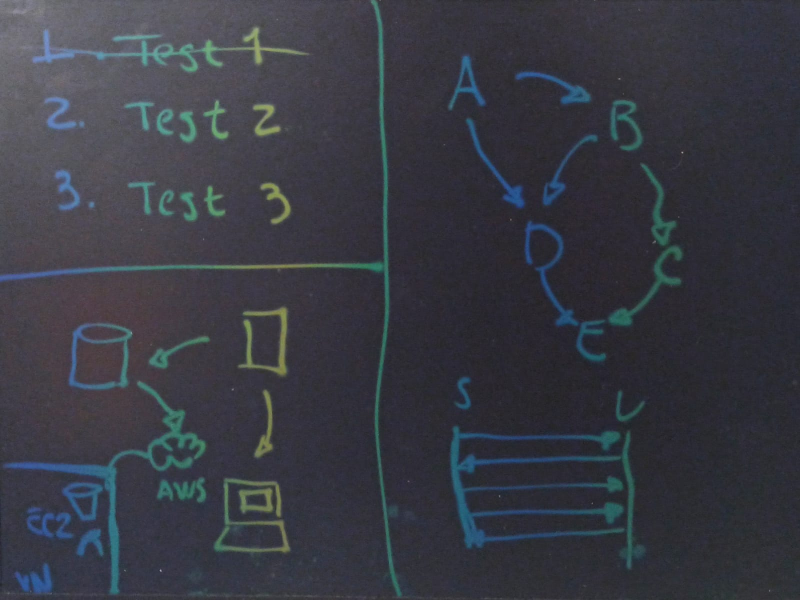
#> input picture data/raw/test.jpg, 1600 x 1200 px (shown at 1/2 size)
$ jupyter execute sample_blackboard_clean.ipynb   (shell and % lines are left out)   (older library calls are emulated)
#> lines starting #> are read from the running program, lines starting #| are printed output that depends on the picture; after the words box and inside, x2 and y2 are one past the last pixel; in counts of white or black regions, pixels touching at a corner belong together
[cell 1]
import  skimage
from skimage.filters import try_all_threshold

import matplotlib.pyplot as plt
import matplotlib
import numpy as np

[cell 2]
def plot_comparison(original, filtered, title_filtered):
    fig, (ax1, ax2) = plt.subplots(ncols=2, figsize=(16, 12), sharex=True,sharey=True)
    ax1.imshow(original, cmap=plt.cm.gray)
    ax1.set_title('original')
    ax1.axis('off')
    ax2.imshow(filtered, cmap=plt.cm.gray)
    ax2.set_title(title_filtered)
    ax2.axis('off')

[cell 3]
img = skimage.io.imread("../data/raw/test.jpg", as_gray=True)
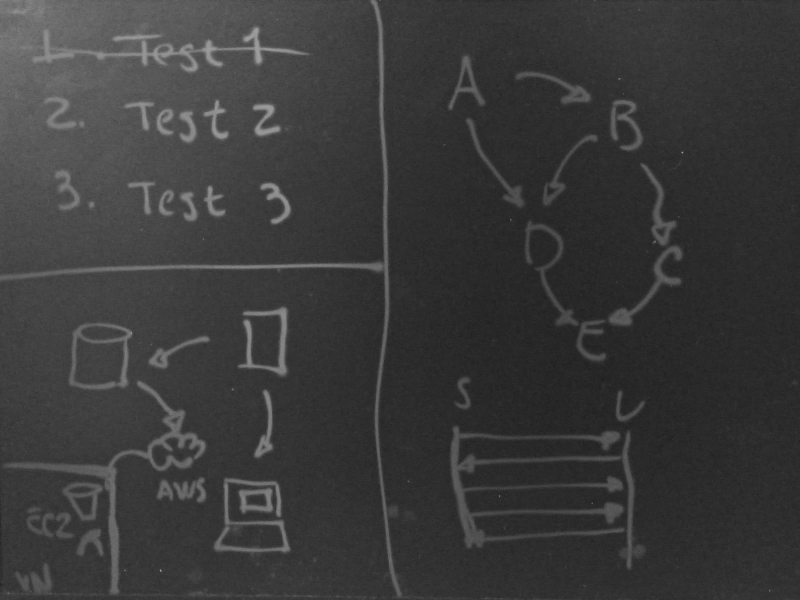
#> img: shape (1200, 1600) float64 (shown at 1/2 size); min 0.0829, max 0.707, mean 0.229

[cell 4]
from skimage import exposure
# Apply adaptive Equalization
image_adapteq = exposure.equalize_adapthist(img)
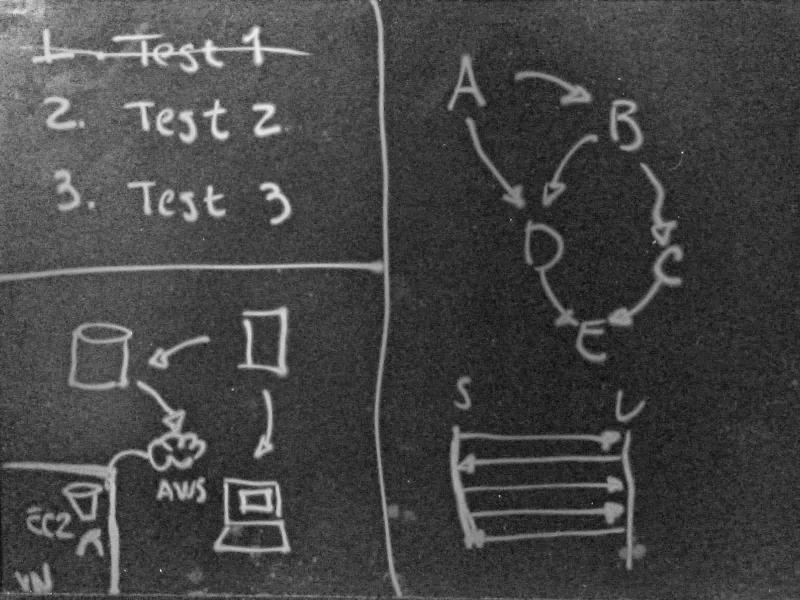
#> image_adapteq: shape (1200, 1600) float64 (shown at 1/2 size); min 0, max 1, mean 0.271
image_adapteq = exposure.exposure.rescale_intensity(image_adapteq, out_range=(0, 1))
# Show original and result
plot_comparison(img, image_adapteq, 'Adaptive equalized')
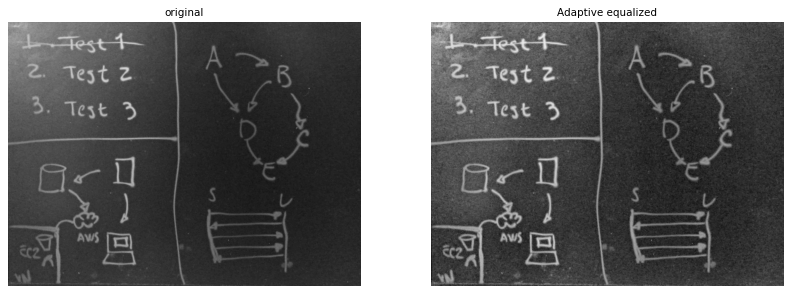
#> figure drawn by matplotlib, 2 panels

[cell 5]
thresh = 0.3
binary = (image_adapteq <= thresh)
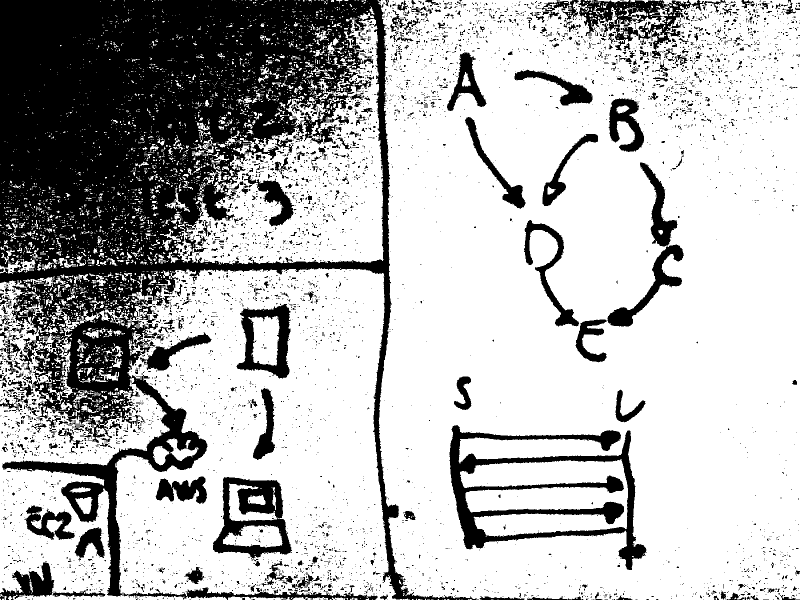
#> binary: shape (1200, 1600) bool (shown at 1/2 size); 71.6% white; 5082 black regions (4585 under 20 px), largest, box (x1, y1, x2, y2) and area: (0, 0, 953, 1200) 377229, (899, 850, 1294, 1140) 28221, (426, 954, 584, 1117) 11520

# Show the original and inverted thresholded
plt.imshow(image_adapteq, cmap="gray")
plt.show()

plt.imshow(binary, cmap="gray")
plt.show()

[cell 6]
# img = skimage.io.imread("1635717102769-64a67fcb-d6dc-4b59-8bf8-994e745a8ff9_.jpg", as_gray=True)*255
img = image_adapteq*255
# Import the local threshold function
from skimage.filters import threshold_local

# Set the block size to 55 - this number is set each 5. Ex 5, 15, 25, 105, 55, 2005 ...
block_size = 255
# Obtain the optimal local thresholding
img = (img-255)*-1
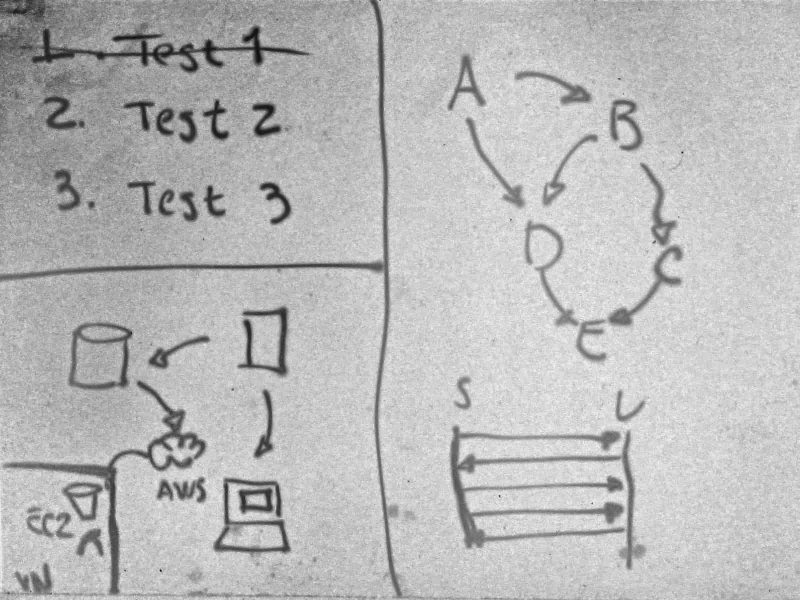
#> img: shape (1200, 1600) float64 (shown at 1/2 size); min 0, max 255, mean 185.8
local_thresh = threshold_local(img, block_size, offset=35)
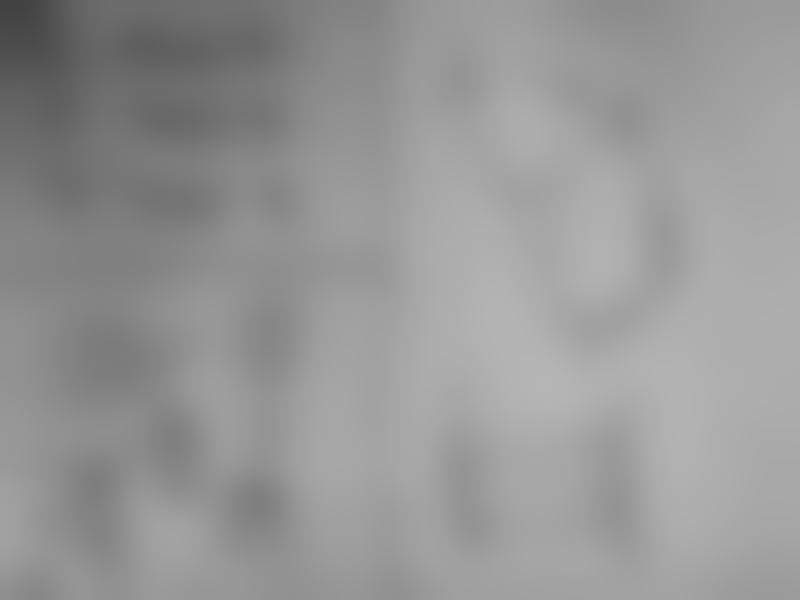
#> local_thresh: shape (1200, 1600) float64 (shown at 1/2 size); min 65.94, max 181, mean 150.8
# Apply local thresholding and obtain the binary image
binary_local = img > local_thresh
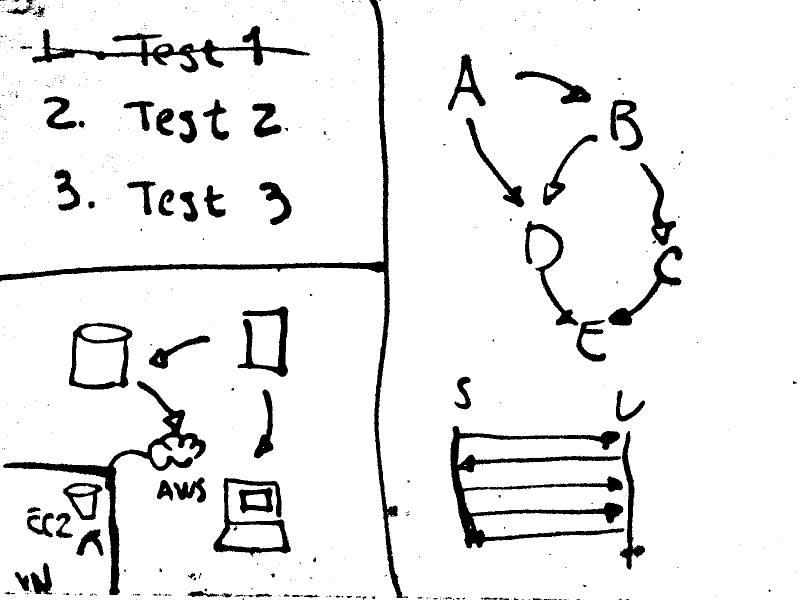
#> binary_local: shape (1200, 1600) bool (shown at 1/2 size); 92.3% white; 409 black regions (320 under 20 px), largest, box (x1, y1, x2, y2) and area: (0, 0, 816, 1196) 20044, (901, 852, 1249, 1097) 18808, (6, 761, 412, 1190) 13679

from skimage.restoration import denoise_bilateral, denoise_wavelet
binary_local = denoise_bilateral(binary_local, sigma_color=0.4, sigma_spatial=5, multichannel=False)
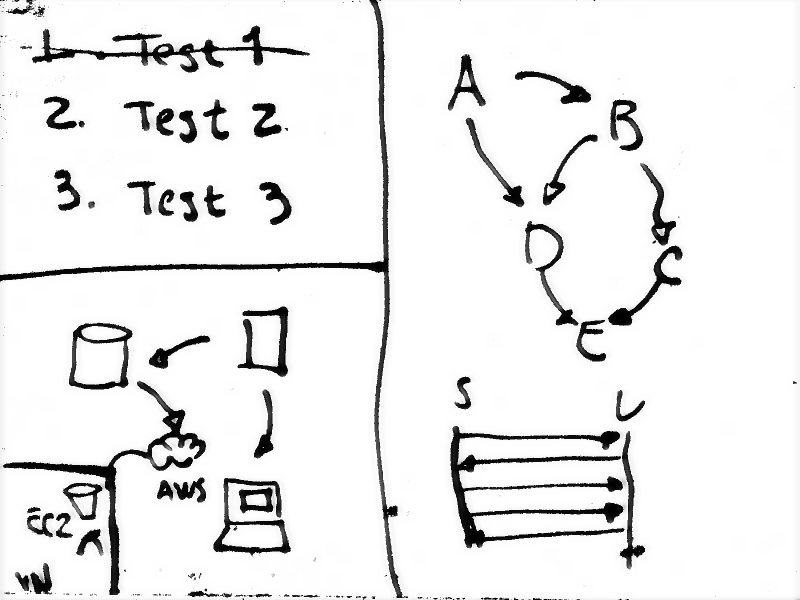
#> binary_local: shape (1200, 1600) float64 (shown at 1/2 size); min 4.7e-06, max 1, mean 0.926

plt.imshow(binary_local, cmap="gray")
plt.show()
